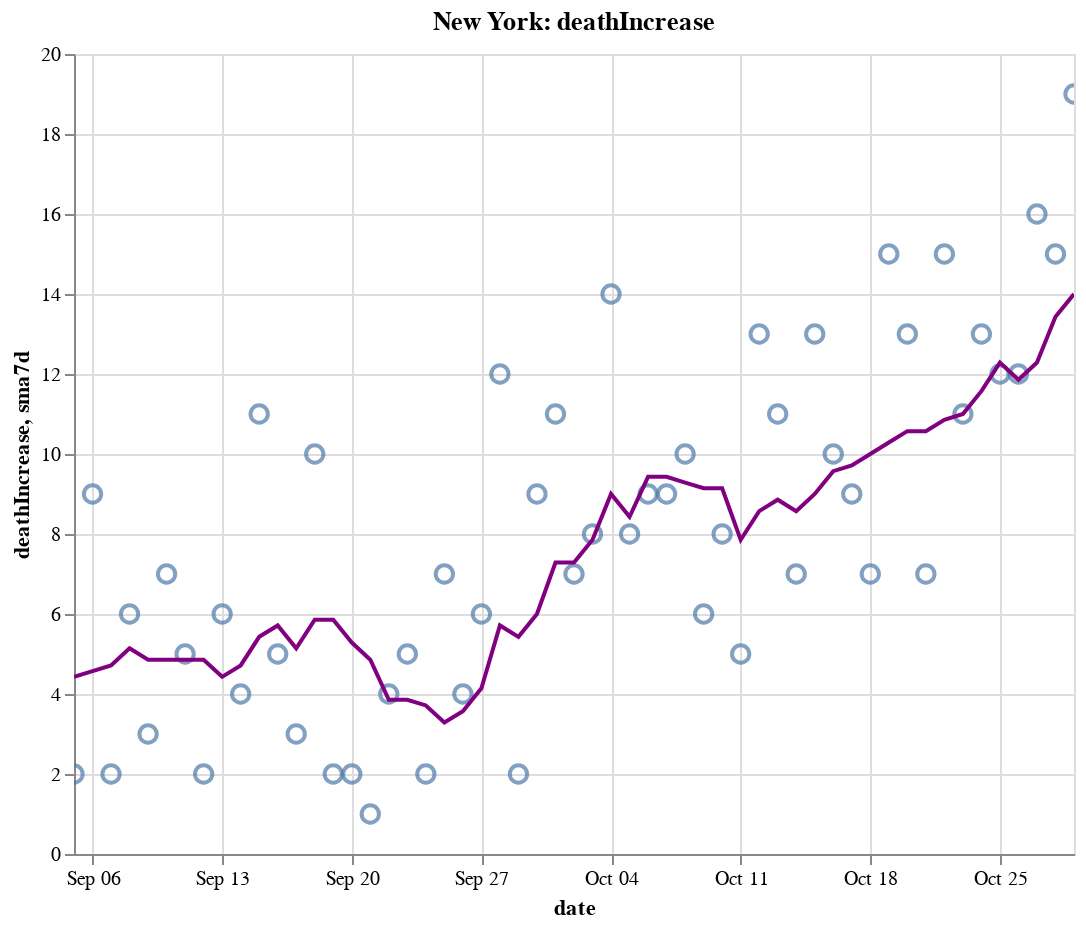

The notebook cell saved with this chart:
### Code cell
create_plot(ny, 'deathIncrease')

### Figure 1 — Vega-Lite specification as saved in the notebook (floating-point values rounded to 4 significant figures)
{"config": {"view": {"continuousWidth": 400, "continuousHeight": 300}}, "layer": [{"layer": [{"mark": {"type": "point", "size": 75}, "encoding": {"tooltip": [{"type": "temporal", "field": "date"}, {"type": "quantitative", "field": "deathIncrease"}, {"type": "quantitative", "field": "sma7d"}], "x": {"type": "temporal", "field": "date"}, "y": {"type": "quantitative", "field": "deathIncrease"}}, "selection": {"selector012": {"type": "interval", "bind": "scales", "encodings": ["x", "y"]}}}, {"mark": {"type": "line", "color": "purple"}, "encoding": {"x": {"type": "temporal", "field": "date"}, "y": {"type": "quantitative", "field": "sma7d"}}}]}, {"mark": {"type": "rule", "color": "#aaa"}, "encoding": {"x": {"type": "temporal", "field": "date"}}, "transform": [{"filter": {"selection": "selector011"}}]}, {"mark": "circle", "encoding": {"opacity": {"condition": {"value": 1, "selection": "selector011"}, "value": 0}, "tooltip": [{"type": "temporal", "field": "date"}, {"type": "quantitative", "field": "deathIncrease"}, {"type": "quantitative", "field": "sma7d"}], "x": {"type": "temporal", "field": "date"}, "y": {"type": "quantitative", "field": "deathIncrease"}}, "selection": {"selector011": {"type": "single", "encodings": ["x"], "on": "mouseover", "nearest": true, "empty": "none"}}}, {"mark": {"type": "text", "align": "left", "dx": 5, "dy": -5, "stroke": "white", "strokeWidth": 2}, "encoding": {"text": {"type": "quantitative", "field": "deathIncrease"}, "tooltip": [{"type": "temporal", "field": "date"}, {"type": "quantitative", "field": "deathIncrease"}, {"type": "quantitative", "field": "sma7d"}], "x": {"type": "temporal", "field": "date"}, "y": {"type": "quantitative", "field": "deathIncrease"}}, "transform": [{"filter": {"selection": "selector011"}}]}, {"mark": {"type": "text", "align": "left", "dx": 5, "dy": -5}, "encoding": {"text": {"type": "quantitative", "field": "deathIncrease"}, "tooltip": [{"type": "temporal", "field": "date"}, {"type": "quantitative", "field": "deathIncrease"}, {"type": "quantitative", "field": "sma7d"}], "x": {"type": "temporal", "field": "date"}, "y": {"type": "quantitative", "field": "deathIncrease"}}, "transform": [{"filter": {"selection": "selector011"}}]}], "data": {"name": "data-6a246774bf02dbad5d48355a66b50d89"}, "height": 400, "title": "New York: deathIncrease", "width": 500, "$schema": "https://vega.github.io/schema/vega-lite/v4.8.1.json", "datasets": {"data-6a246774bf02dbad5d48355a66b50d89": [{"date": "2020-09-05T00:00:00", "totalTestResultsIncrease": 99760.0, "positiveIncrease": 801.0, "death": 25350.0, "deathIncrease": 2.0, "positiveRate": 0.008, "state": "New York", "sma7d": 4.429}, {"date": "2020-09-06T00:00:00", "totalTestResultsIncrease": 85630.0, "positiveIncrease": 729.0, "death": 25360.0, "deathIncrease": 9.0, "positiveRate": 0.009, "state": "New York", "sma7d": 4.571}, {"date": "2020-09-07T00:00:00", "totalTestResultsIncrease": 58860.0, "positiveIncrease": 520.0, "death": 25360.0, "deathIncrease": 2.0, "positiveRate": 0.009, "state": "New York", "sma7d": 4.714}, {"date": "2020-09-08T00:00:00", "totalTestResultsIncrease": 57830.0, "positiveIncrease": 557.0, "death": 25370.0, "deathIncrease": 6.0, "positiveRate": 0.01, "state": "New York", "sma7d": 5.143}, {"date": "2020-09-09T00:00:00", "totalTestResultsIncrease": 63230.0, "positiveIncrease": 576.0, "death": 25370.0, "deathIncrease": 3.0, "positiveRate": 0.009, "state": "New York", "sma7d": 4.857}, {"date": "2020-09-10T00:00:00", "totalTestResultsIncrease": 76810.0, "positiveIncrease": 757.0, "death": 25380.0, "deathIncrease": 7.0, "positiveRate": 0.01, "state": "New York", "sma7d": 4.857}, {"date": "2020-09-11T00:00:00", "totalTestResultsIncrease": 89720.0, "positiveIncrease": 880.0, "death": 25380.0, "deathIncrease": 5.0, "positiveRate": 0.01, "state": "New York", "sma7d": 4.857}, {"date": "2020-09-12T00:00:00", "totalTestResultsIncrease": 102900.0, "positiveIncrease": 849.0, "death": 25380.0, "deathIncrease": 2.0, "positiveRate": 0.008, "state": "New York", "sma7d": 4.857}, {"date": "2020-09-13T00:00:00", "totalTestResultsIncrease": 72670.0, "positiveIncrease": 725.0, "death": 25390.0, "deathIncrease": 6.0, "positiveRate": 0.01, "state": "New York", "sma7d": 4.429}, {"date": "2020-09-14T00:00:00", "totalTestResultsIncrease": 63360.0, "positiveIncrease": 583.0, "death": 25390.0, "deathIncrease": 4.0, "positiveRate": 0.009, "state": "New York", "sma7d": 4.714}, {"date": "2020-09-15T00:00:00", "totalTestResultsIncrease": 73680.0, "positiveIncrease": 766.0, "death": 25400.0, "deathIncrease": 11.0, "positiveRate": 0.01, "state": "New York", "sma7d": 5.429}, {"date": "2020-09-16T00:00:00", "totalTestResultsIncrease": 75090.0, "positiveIncrease": 652.0, "death": 25410.0, "deathIncrease": 5.0, "positiveRate": 0.009, "state": "New York", "sma7d": 5.714}, {"date": "2020-09-17T00:00:00", "totalTestResultsIncrease": 91500.0, "positiveIncrease": 896.0, "death": 25410.0, "deathIncrease": 3.0, "positiveRate": 0.01, "state": "New York", "sma7d": 5.143}, {"date": "2020-09-18T00:00:00", "totalTestResultsIncrease": 89730.0, "positiveIncrease": 790.0, "death": 25420.0, "deathIncrease": 10.0, "positiveRate": 0.009, "state": "New York", "sma7d": 5.857}, {"date": "2020-09-19T00:00:00", "totalTestResultsIncrease": 110400.0, "positiveIncrease": 986.0, "death": 25420.0, "deathIncrease": 2.0, "positiveRate": 0.009, "state": "New York", "sma7d": 5.857}, {"date": "2020-09-20T00:00:00", "totalTestResultsIncrease": 100400.0, "positiveIncrease": 862.0, "death": 25430.0, "deathIncrease": 2.0, "positiveRate": 0.009, "state": "New York", "sma7d": 5.286}, {"date": "2020-09-21T00:00:00", "totalTestResultsIncrease": 58320.0, "positiveIncrease": 573.0, "death": 25430.0, "deathIncrease": 1.0, "positiveRate": 0.01, "state": "New York", "sma7d": 4.857}, {"date": "2020-09-22T00:00:00", "totalTestResultsIncrease": 84000.0, "positiveIncrease": 754.0, "death": 25430.0, "deathIncrease": 4.0, "positiveRate": 0.009, "state": "New York", "sma7d": 3.857}, {"date": "2020-09-23T00:00:00", "totalTestResultsIncrease": 70930.0, "positiveIncrease": 665.0, "death": 25440.0, "deathIncrease": 5.0, "positiveRate": 0.009, "state": "New York", "sma7d": 3.857}, {"date": "2020-09-24T00:00:00", "totalTestResultsIncrease": 92950.0, "positiveIncrease": 955.0, "death": 25440.0, "deathIncrease": 2.0, "positiveRate": 0.01, "state": "New York", "sma7d": 3.714}, {"date": "2020-09-25T00:00:00", "totalTestResultsIncrease": 94820.0, "positiveIncrease": 908.0, "death": 25450.0, "deathIncrease": 7.0, "positiveRate": 0.01, "state": "New York", "sma7d": 3.286}, {"date": "2020-09-26T00:00:00", "totalTestResultsIncrease": 99950.0, "positiveIncrease": 1005.0, "death": 25450.0, "deathIncrease": 4.0, "positiveRate": 0.01, "state": "New York", "sma7d": 3.571}, {"date": "2020-09-27T00:00:00", "totalTestResultsIncrease": 84770.0, "positiveIncrease": 866.0, "death": 25460.0, "deathIncrease": 6.0, "positiveRate": 0.01, "state": "New York", "sma7d": 4.143}, {"date": "2020-09-28T00:00:00", "totalTestResultsIncrease": 52940.0, "positiveIncrease": 834.0, "death": 25470.0, "deathIncrease": 12.0, "positiveRate": 0.016, "state": "New York", "sma7d": 5.714}, {"date": "2020-09-29T00:00:00", "totalTestResultsIncrease": 88230.0, "positiveIncrease": 1189.0, "death": 25470.0, "deathIncrease": 2.0, "positiveRate": 0.013, "state": "New York", "sma7d": 5.429}, {"date": "2020-09-30T00:00:00", "totalTestResultsIncrease": 97960.0, "positiveIncrease": 1000.0, "death": 25480.0, "deathIncrease": 9.0, "positiveRate": 0.01, "state": "New York", "sma7d": 6.0}, {"date": "2020-10-01T00:00:00", "totalTestResultsIncrease": 109200.0, "positiveIncrease": 1382.0, "death": 25490.0, "deathIncrease": 11.0, "positiveRate": 0.013, "state": "New York", "sma7d": 7.286}, {"date": "2020-10-02T00:00:00", "totalTestResultsIncrease": 119500.0, "positiveIncrease": 1598.0, "death": 25500.0, "deathIncrease": 7.0, "positiveRate": 0.013, "state": "New York", "sma7d": 7.286}, {"date": "2020-10-03T00:00:00", "totalTestResultsIncrease": 134300.0, "positiveIncrease": 1731.0, "death": 25500.0, "deathIncrease": 8.0, "positiveRate": 0.013, "state": "New York", "sma7d": 7.857}, {"date": "2020-10-04T00:00:00", "totalTestResultsIncrease": 110300.0, "positiveIncrease": 1222.0, "death": 25520.0, "deathIncrease": 14.0, "positiveRate": 0.011, "state": "New York", "sma7d": 9.0}, {"date": "2020-10-05T00:00:00", "totalTestResultsIncrease": 76400.0, "positiveIncrease": 933.0, "death": 25530.0, "deathIncrease": 8.0, "positiveRate": 0.012, "state": "New York", "sma7d": 8.429}, {"date": "2020-10-06T00:00:00", "totalTestResultsIncrease": 96360.0, "positiveIncrease": 1393.0, "death": 25540.0, "deathIncrease": 9.0, "positiveRate": 0.014, "state": "New York", "sma7d": 9.429}, {"date": "2020-10-07T00:00:00", "totalTestResultsIncrease": 108200.0, "positiveIncrease": 1360.0, "death": 25540.0, "deathIncrease": 9.0, "positiveRate": 0.013, "state": "New York", "sma7d": 9.429}, {"date": "2020-10-08T00:00:00", "totalTestResultsIncrease": 145800.0, "positiveIncrease": 1836.0, "death": 25560.0, "deathIncrease": 10.0, "positiveRate": 0.013, "state": "New York", "sma7d": 9.286}, {"date": "2020-10-09T00:00:00", "totalTestResultsIncrease": 139300.0, "positiveIncrease": 1592.0, "death": 25560.0, "deathIncrease": 6.0, "positiveRate": 0.011, "state": "New York", "sma7d": 9.143}, {"date": "2020-10-10T00:00:00", "totalTestResultsIncrease": 134600.0, "positiveIncrease": 1447.0, "death": 25570.0, "deathIncrease": 8.0, "positiveRate": 0.011, "state": "New York", "sma7d": 9.143}, {"date": "2020-10-11T00:00:00", "totalTestResultsIncrease": 118300.0, "positiveIncrease": 1143.0, "death": 25570.0, "deathIncrease": 5.0, "positiveRate": 0.01, "state": "New York", "sma7d": 7.857}, {"date": "2020-10-12T00:00:00", "totalTestResultsIncrease": 91790.0, "positiveIncrease": 1029.0, "death": 25590.0, "deathIncrease": 13.0, "positiveRate": 0.011, "state": "New York", "sma7d": 8.571}, {"date": "2020-10-13T00:00:00", "totalTestResultsIncrease": 99070.0, "positiveIncrease": 1393.0, "death": 25600.0, "deathIncrease": 11.0, "positiveRate": 0.014, "state": "New York", "sma7d": 8.857}, {"date": "2020-10-14T00:00:00", "totalTestResultsIncrease": 111700.0, "positiveIncrease": 1232.0, "death": 25600.0, "deathIncrease": 7.0, "positiveRate": 0.011, "state": "New York", "sma7d": 8.571}, {"date": "2020-10-15T00:00:00", "totalTestResultsIncrease": 133200.0, "positiveIncrease": 1460.0, "death": 25620.0, "deathIncrease": 13.0, "positiveRate": 0.011, "state": "New York", "sma7d": 9.0}, {"date": "2020-10-16T00:00:00", "totalTestResultsIncrease": 136000.0, "positiveIncrease": 1707.0, "death": 25630.0, "deathIncrease": 10.0, "positiveRate": 0.013, "state": "New York", "sma7d": 9.571}, {"date": "2020-10-17T00:00:00", "totalTestResultsIncrease": 160000.0, "positiveIncrease": 1784.0, "death": 25640.0, "deathIncrease": 9.0, "positiveRate": 0.011, "state": "New York", "sma7d": 9.714}, {"date": "2020-10-18T00:00:00", "totalTestResultsIncrease": 128800.0, "positiveIncrease": 1390.0, "death": 25640.0, "deathIncrease": 7.0, "positiveRate": 0.011, "state": "New York", "sma7d": 10.0}, {"date": "2020-10-19T00:00:00", "totalTestResultsIncrease": 82010.0, "positiveIncrease": 998.0, "death": 25660.0, "deathIncrease": 15.0, "positiveRate": 0.012, "state": "New York", "sma7d": 10.29}, {"date": "2020-10-20T00:00:00", "totalTestResultsIncrease": 90540.0, "positiveIncrease": 1201.0, "death": 25670.0, "deathIncrease": 13.0, "positiveRate": 0.013, "state": "New York", "sma7d": 10.57}, {"date": "2020-10-21T00:00:00", "totalTestResultsIncrease": 124800.0, "positiveIncrease": 2026.0, "death": 25680.0, "deathIncrease": 7.0, "positiveRate": 0.016, "state": "New York", "sma7d": 10.57}, {"date": "2020-10-22T00:00:00", "totalTestResultsIncrease": 135300.0, "positiveIncrease": 1628.0, "death": 25690.0, "deathIncrease": 15.0, "positiveRate": 0.012, "state": "New York", "sma7d": 10.86}, {"date": "2020-10-23T00:00:00", "totalTestResultsIncrease": 141500.0, "positiveIncrease": 1637.0, "death": 25700.0, "deathIncrease": 11.0, "positiveRate": 0.012, "state": "New York", "sma7d": 11.0}, {"date": "2020-10-24T00:00:00", "totalTestResultsIncrease": 156900.0, "positiveIncrease": 2061.0, "death": 25720.0, "deathIncrease": 13.0, "positiveRate": 0.013, "state": "New York", "sma7d": 11.57}, {"date": "2020-10-25T00:00:00", "totalTestResultsIncrease": 120800.0, "positiveIncrease": 1632.0, "death": 25730.0, "deathIncrease": 12.0, "positiveRate": 0.014, "state": "New York", "sma7d": 12.29}, {"date": "2020-10-26T00:00:00", "totalTestResultsIncrease": 82120.0, "positiveIncrease": 1191.0, "death": 25740.0, "deathIncrease": 12.0, "positiveRate": 0.015, "state": "New York", "sma7d": 11.86}, {"date": "2020-10-27T00:00:00", "totalTestResultsIncrease": 111600.0, "positiveIncrease": 1991.0, "death": 25760.0, "deathIncrease": 16.0, "positiveRate": 0.018, "state": "New York", "sma7d": 12.29}, {"date": "2020-10-28T00:00:00", "totalTestResultsIncrease": 129700.0, "positiveIncrease": 2031.0, "death": 25770.0, "deathIncrease": 15.0, "positiveRate": 0.016, "state": "New York", "sma7d": 13.43}, {"date": "2020-10-29T00:00:00", "totalTestResultsIncrease": 168400.0, "positiveIncrease": 2499.0, "death": 25790.0, "deathIncrease": 19.0, "positiveRate": 0.015, "state": "New York", "sma7d": 14.0}]}}
